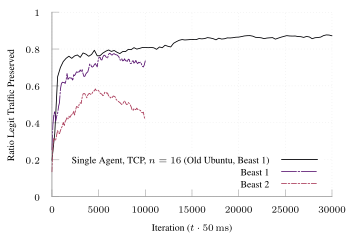

The gnuplot source for this figure:
set terminal tikz standalone color size 9cm,6cm font '\scriptsize' preamble '\usepackage{microtype} \usepackage{times} \usepackage[T1]{fontenc} \usepackage{siunitx}\sisetup{detect-all}'
set output "beast-validation.tex"

load "inferno.pal"

set style line 102 lc rgb '#a0a0a0' lt 1 lw 1
set border ls 102
set colorbox border 102
set key textcolor rgb "black"
set tics textcolor rgb "black"
set label textcolor rgb "black"

set border 3
set grid x y
set xtics nomirror
set ytics nomirror

#set key autotitle columnhead
set datafile separator ","

set xlabel "Iteration ($t \\cdot{} \\SI{50}{\\milli\\second}$)"
set ylabel "Ratio Legit Traffic Preserved"

set yrange [0.0:1.0]
set key inside bottom right

plot '../results/bmath-True.avg.csv' u 1:3 w lines smooth sbezier title "Single Agent, TCP, $n=16$ (Old Ubuntu, Beast 1)" dt 1, \
     '../results/beast-validation-Trueb1.avg.csv' u 1:3 w lines smooth sbezier title "Beast 1" ls 3 dt (18,2,2,2), \
     '../results/beast-validation-Trueb2.avg.csv' u 1:3 w lines smooth sbezier title "Beast 2" ls 5 dt (6,2,2,2), \
     #'../results/spf-tcp-single-16' u 1:3 w lines smooth sbezier title "SPF (Single)" ls 6 dt (18,2)
